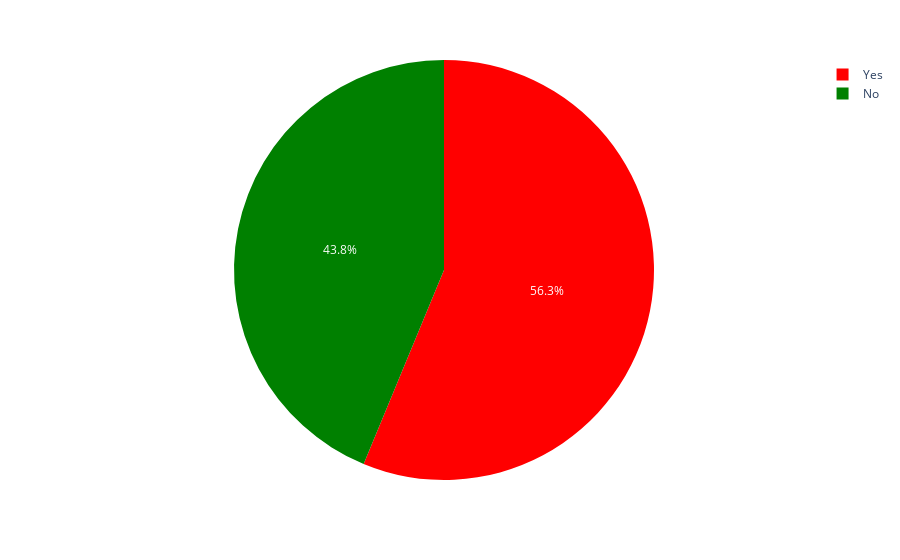

Write notebook code for a chart like this one.
### Markdown cell above
#### Bad rate analysis

### Code cell
import plotly.express as px

fig = px.pie(df,names='ParentAnsweringSurvey',color='ParentAnsweringSurvey',
             color_discrete_map={'Yes':'red',
                                 'No':'green'})
fig.show()

### Figure 1 — Plotly figure (JSON) as saved in the notebook; plotly's stock layout.template omitted (floating-point values rounded to 4 significant figures; data arrays with more than 128 entries replaced by an {"elided": "..."} marker saying what was removed)
{"data": [{"customdata": {"elided": "480x1 str values"}, "domain": {"x": [0, 1], "y": [0, 1]}, "hovertemplate": "ParentAnsweringSurvey=%{customdata[0]}<extra></extra>", "labels": {"elided": "480 str values"}, "legendgroup": "", "marker": {"colors": {"elided": "480 str values"}}, "name": "", "showlegend": true, "type": "pie"}], "layout": {"legend": {"tracegroupgap": 0}, "margin": {"t": 60}}}
